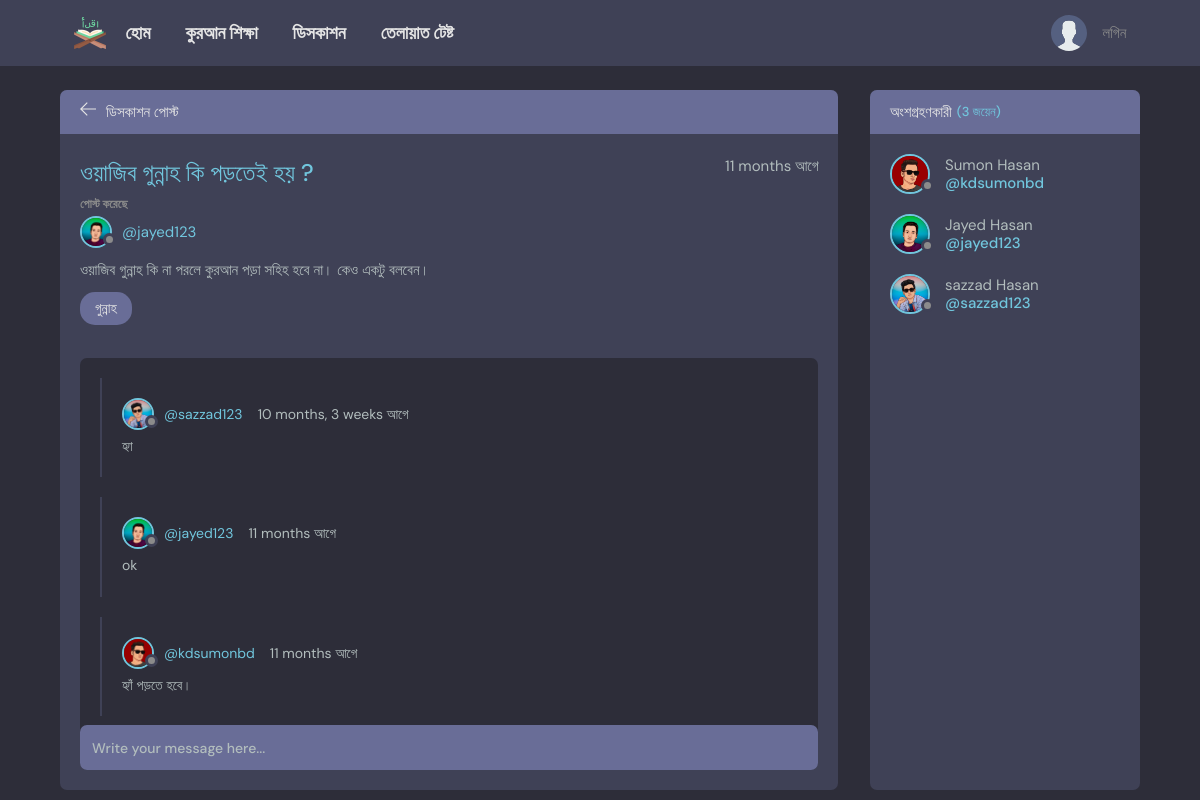
Page /room/2/ on the committed database.
### base/models.py (models this page shows, shortened)
class Room(models.Model):
    host = models.ForeignKey(User, on_delete=models.SET_NULL, null=True)
    topic = models.ForeignKey(Topic, on_delete=models.SET_NULL, null=True)
    name = models.CharField(max_length=200)
    description = models.TextField(null=True, blank=True)
    participants = models.ManyToManyField(User, related_name='participants', blank=True)
    updated = models.DateTimeField(auto_now=True)
    created = models.DateTimeField(auto_now_add=True)
    class Meta:
        ordering = ['-updated', '-created']

class User(AbstractUser):
    name = models.CharField(max_length=200, null=True)
    email = models.EmailField(unique=True, null=True)
    bio = models.TextField(null=True)
    avatar = models.ImageField(null=True, default="avatar.svg")
    USERNAME_FIELD = 'email' # jokhn admin e dhukte jabo eta off kore dibo
    REQUIRED_FIELDS = []

class Topic(models.Model):
    name = models.CharField(max_length=200)
    def __str__(self):
        return self.name

class Message(models.Model):
    user = models.ForeignKey(User, on_delete=models.CASCADE)
    room = models.ForeignKey(Room, on_delete=models.CASCADE)
    body = models.TextField()
    updated = models.DateTimeField(auto_now=True)
    created = models.DateTimeField(auto_now_add=True)
    class Meta:
        ordering = ['-updated', '-created']

### base/views.py (the view, shortened to what this page needs)
# urls.py: path('room/<str:pk>/', views.room, name="room"),
def room(request, pk):
    room = Room.objects.get(id=pk)
    room_messages = room.message_set.all()
    participants = room.participants.all()
    context = {'room': room, 'room_messages': room_messages,
               'participants': participants}
    return render(request, 'base/room.html', context)

### base/templates/base/room.html (shortened to what this page needs)
{% extends 'main.html' %}
{% block content %}
<main class="profile-page layout layout--2">
  <div class="container">
    <div class="room">
      <div class="room__top">
        <div class="room__topLeft">
          <a href="{% url 'home' %}">
            <svg version="1.1" xmlns="http://www.w3.org/2000/svg" width="32" height="32" viewBox="0 0 32 32">
              <title>arrow-left</title>
              <path
                d="M13.723 2.286l-13.723 13.714 13.719 13.714 1.616-1.611-10.96-10.96h27.625v-2.286h-27.625l10.965-10.965-1.616-1.607z">
              </path>
            </svg>
          </a>
          <h3>ডিসকাশন পোস্ট</h3>
        </div>
      </div>
      <div class="room__box scroll">
        <div class="room__header scroll">
          <div class="room__info">
            <h3>{{room.name}}</h3>
            <span>{{room.created|timesince}} আগে</span>
          </div>
          <div class="room__hosted">
            <p>পোস্ট করেছে</p>
            <a href="{% url 'user-profile' room.host.id %}" class="room__author">
              <div class="avatar avatar--small">
                <img src="{{room.host.avatar.url}}" />
              </div>
              <span>@{{room.host.username}}</span>
            </a>
          </div>
           <div class="room__details">
            <p>{{room.description}}</p>
          </div>
          <span class="room__topics">{{room.topic}}</span>
        </div>
        <div class="room__conversation">
          <div class="threads scroll">
            {% for message in room_messages %}
            <div class="thread">
              <div class="thread__top">
                <div class="thread__author">
                  <a href="{% url 'user-profile' message.user.id %}" class="thread__authorInfo">
                    <div class="avatar avatar--small">
                      <img src="{{message.user.avatar.url}}" />
                    </div>
                    <span>@{{message.user.username}}</span>
                  </a>
                  <span class="thread__date">{{message.created|timesince}} আগে</span>
                </div>
              </div>
              <div class="thread__details">
                {{message.body}}
              </div>
            </div>
            {% endfor %}
          </div>
        </div>
      </div>
      <div class="room__message">
        <form action="" method="POST">
          <input name="body" placeholder="Write your message here..." />
        </form>
      </div>
    </div>
    <div class="participants">
      <h3 class="participants__top">অংশগ্রহণকারী <span>({{participants.count}} জয়েন)</span></h3>
      <div class="participants__list scroll">
        {% for user in participants %}
        <a href="{%  url 'user-profile' user.id %}" class="participant">
          <div class="avatar avatar--medium">
            <img src="{{user.avatar.url}}" />
          </div>
          <p>
            {{user.name}}
            <span>@{{user.username}}</span>
          </p>
        </a>
        {% endfor %}
      </div>
    </div>
  </div>
</main>
{% endblock content %}

### rows in the picture
Room: name "ওয়াজিব গুন্নাহ কি পড়তেই হয় ?", created "11 months", host.avatar (picture), host.username "jayed123", description "ওয়াজিব গুন্নাহ কি না পরলে কুরআন পড়া সহিহ হবে না। কেও একটু বলবেন।", topic "গুন্নাহ"
Message: user.avatar (picture), user.username "sazzad123", created "10 months, 3 weeks", body "হ্যা"
Message: user.avatar (picture), user.username "jayed123", created "11 months", body "ok"
Message: user.avatar (picture), user.username "kdsumonbd", created "11 months", body "হ্যাঁ পড়তে হবে।"
User: avatar (picture), name "Sumon Hasan", username "kdsumonbd"
User: avatar (picture), name "Jayed Hasan", username "jayed123"
User: avatar (picture), name "sazzad Hasan", username "sazzad123"

### other values in the picture
{{ participants.count }} "3"
